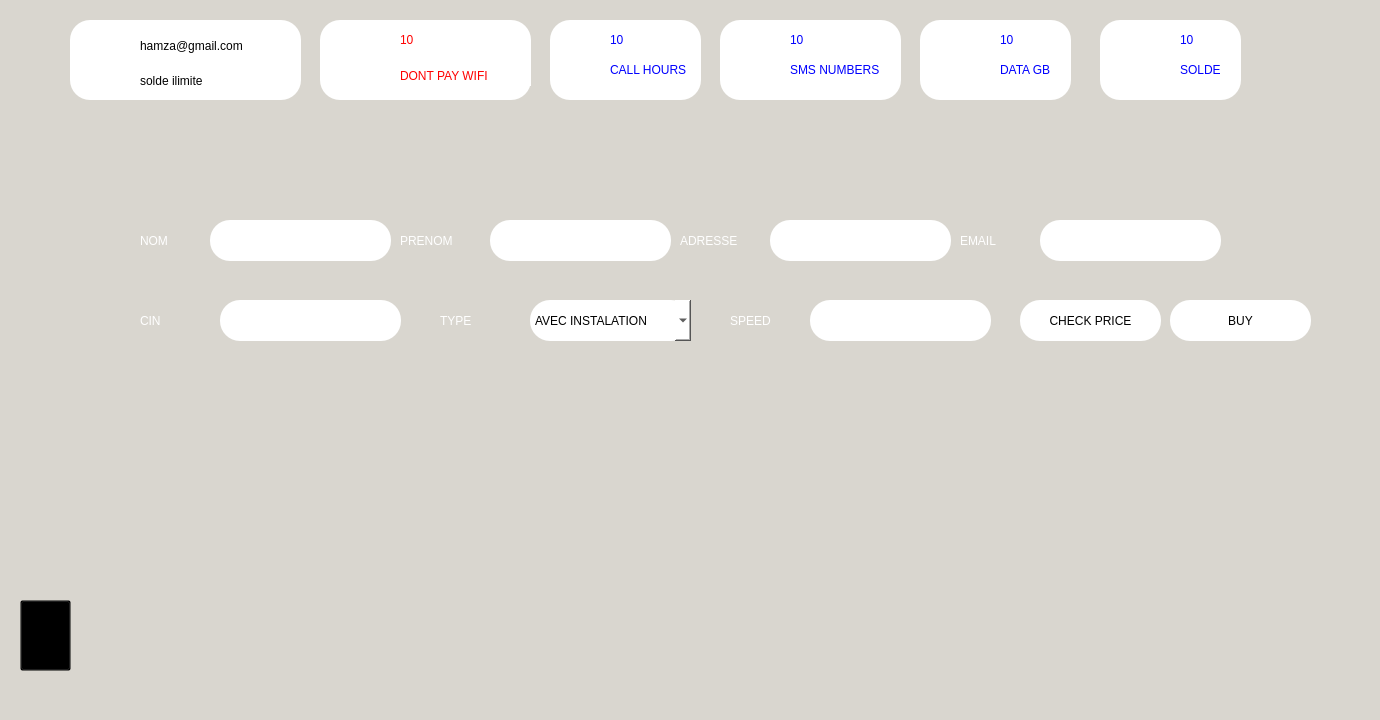
<?xml version="1.0" encoding="UTF-8"?>
<ui version="4.0">
 <class>MainWindow</class>
 <widget class="QMainWindow" name="MainWindow">
  <property name="geometry">
   <rect>
    <x>0</x>
    <y>0</y>
    <width>1380</width>
    <height>720</height>
   </rect>
  </property>
  <property name="minimumSize">
   <size>
    <width>1380</width>
    <height>720</height>
   </size>
  </property>
  <property name="maximumSize">
   <size>
    <width>1380</width>
    <height>720</height>
   </size>
  </property>
  <property name="windowTitle">
   <string>login</string>
  </property>
  <property name="styleSheet">
   <string notr="true">background-color:rgb(217, 214, 207);</string>
  </property>
  <widget class="QWidget" name="centralwidget">
   <widget class="QPlainTextEdit" name="plainTextEdit">
    <property name="geometry">
     <rect>
      <x>210</x>
      <y>220</y>
      <width>181</width>
      <height>41</height>
     </rect>
    </property>
    <property name="styleSheet">
     <string notr="true">background:white;
border-radius: 20px;
font: 63 12pt &quot;Josefin Sans SemiBold&quot;;

</string>
    </property>
    <property name="plainText">
     <string/>
    </property>
   </widget>
   <widget class="QLabel" name="label_6">
    <property name="geometry">
     <rect>
      <x>960</x>
      <y>220</y>
      <width>71</width>
      <height>41</height>
     </rect>
    </property>
    <property name="styleSheet">
     <string notr="true">font: 63 12pt &quot;Josefin Sans SemiBold&quot;;
color:white
</string>
    </property>
    <property name="text">
     <string>EMAIL</string>
    </property>
   </widget>
   <widget class="QPlainTextEdit" name="plainTextEdit_2">
    <property name="geometry">
     <rect>
      <x>490</x>
      <y>220</y>
      <width>181</width>
      <height>41</height>
     </rect>
    </property>
    <property name="styleSheet">
     <string notr="true">background:white;
border-radius: 20px;
font: 63 12pt &quot;Josefin Sans SemiBold&quot;;

</string>
    </property>
    <property name="plainText">
     <string/>
    </property>
   </widget>
   <widget class="QLabel" name="label_4">
    <property name="geometry">
     <rect>
      <x>400</x>
      <y>220</y>
      <width>81</width>
      <height>41</height>
     </rect>
    </property>
    <property name="styleSheet">
     <string notr="true">font: 63 12pt &quot;Josefin Sans SemiBold&quot;;
color:white
</string>
    </property>
    <property name="text">
     <string>PRENOM</string>
    </property>
   </widget>
   <widget class="QPlainTextEdit" name="plainTextEdit_3">
    <property name="geometry">
     <rect>
      <x>770</x>
      <y>220</y>
      <width>181</width>
      <height>41</height>
     </rect>
    </property>
    <property name="styleSheet">
     <string notr="true">background:white;
border-radius: 20px;
font: 63 12pt &quot;Josefin Sans SemiBold&quot;;

</string>
    </property>
    <property name="plainText">
     <string/>
    </property>
   </widget>
   <widget class="QPlainTextEdit" name="plainTextEdit_4">
    <property name="geometry">
     <rect>
      <x>1040</x>
      <y>220</y>
      <width>181</width>
      <height>41</height>
     </rect>
    </property>
    <property name="styleSheet">
     <string notr="true">background:white;
border-radius: 20px;
font: 63 12pt &quot;Josefin Sans SemiBold&quot;;

</string>
    </property>
    <property name="readOnly">
     <bool>true</bool>
    </property>
    <property name="plainText">
     <string/>
    </property>
   </widget>
   <widget class="QLabel" name="label_14">
    <property name="geometry">
     <rect>
      <x>680</x>
      <y>220</y>
      <width>81</width>
      <height>41</height>
     </rect>
    </property>
    <property name="styleSheet">
     <string notr="true">font: 63 12pt &quot;Josefin Sans SemiBold&quot;;
color:white
</string>
    </property>
    <property name="text">
     <string>ADRESSE</string>
    </property>
   </widget>
   <widget class="QLabel" name="label_3">
    <property name="geometry">
     <rect>
      <x>140</x>
      <y>220</y>
      <width>51</width>
      <height>41</height>
     </rect>
    </property>
    <property name="styleSheet">
     <string notr="true">font: 63 12pt &quot;Josefin Sans SemiBold&quot;;
color:white
</string>
    </property>
    <property name="text">
     <string>NOM</string>
    </property>
   </widget>
   <widget class="QPushButton" name="pushButton_12">
    <property name="geometry">
     <rect>
      <x>1170</x>
      <y>300</y>
      <width>141</width>
      <height>41</height>
     </rect>
    </property>
    <property name="cursor">
     <cursorShape>PointingHandCursor</cursorShape>
    </property>
    <property name="styleSheet">
     <string notr="true">background:white;
border-radius: 20px;
font: 63 10pt &quot;Josefin Sans SemiBold&quot;;

</string>
    </property>
    <property name="text">
     <string>BUY</string>
    </property>
   </widget>
   <widget class="QPlainTextEdit" name="plainTextEdit_5">
    <property name="geometry">
     <rect>
      <x>220</x>
      <y>300</y>
      <width>181</width>
      <height>41</height>
     </rect>
    </property>
    <property name="styleSheet">
     <string notr="true">background:white;
border-radius: 20px;
font: 63 12pt &quot;Josefin Sans SemiBold&quot;;

</string>
    </property>
    <property name="readOnly">
     <bool>true</bool>
    </property>
    <property name="plainText">
     <string/>
    </property>
   </widget>
   <widget class="QLabel" name="label_7">
    <property name="geometry">
     <rect>
      <x>140</x>
      <y>300</y>
      <width>71</width>
      <height>41</height>
     </rect>
    </property>
    <property name="styleSheet">
     <string notr="true">font: 63 12pt &quot;Josefin Sans SemiBold&quot;;
color:white
</string>
    </property>
    <property name="text">
     <string>CIN</string>
    </property>
   </widget>
   <widget class="QLabel" name="label_15">
    <property name="geometry">
     <rect>
      <x>440</x>
      <y>300</y>
      <width>41</width>
      <height>41</height>
     </rect>
    </property>
    <property name="styleSheet">
     <string notr="true">font: 63 12pt &quot;Josefin Sans SemiBold&quot;;
color:white
</string>
    </property>
    <property name="text">
     <string>TYPE</string>
    </property>
   </widget>
   <widget class="QComboBox" name="comboBox">
    <property name="geometry">
     <rect>
      <x>530</x>
      <y>300</y>
      <width>161</width>
      <height>41</height>
     </rect>
    </property>
    <property name="styleSheet">
     <string notr="true">background:white;
border-radius:20px;
font: 63 10pt &quot;Josefin Sans SemiBold&quot;;</string>
    </property>
    <item>
     <property name="text">
      <string>AVEC INSTALATION</string>
     </property>
    </item>
    <item>
     <property name="text">
      <string>SANS INSTALLATION</string>
     </property>
    </item>
   </widget>
   <widget class="QLabel" name="label_16">
    <property name="geometry">
     <rect>
      <x>730</x>
      <y>300</y>
      <width>61</width>
      <height>41</height>
     </rect>
    </property>
    <property name="styleSheet">
     <string notr="true">font: 63 12pt &quot;Josefin Sans SemiBold&quot;;
color:white
</string>
    </property>
    <property name="text">
     <string>SPEED</string>
    </property>
   </widget>
   <widget class="QPlainTextEdit" name="plainTextEdit_6">
    <property name="geometry">
     <rect>
      <x>810</x>
      <y>300</y>
      <width>181</width>
      <height>41</height>
     </rect>
    </property>
    <property name="styleSheet">
     <string notr="true">background:white;
border-radius: 20px;
font: 63 12pt &quot;Josefin Sans SemiBold&quot;;

</string>
    </property>
    <property name="plainText">
     <string/>
    </property>
   </widget>
   <widget class="QLabel" name="label_17">
    <property name="geometry">
     <rect>
      <x>140</x>
      <y>360</y>
      <width>1191</width>
      <height>41</height>
     </rect>
    </property>
    <property name="styleSheet">
     <string notr="true">font: 63 20pt &quot;Josefin Sans SemiBold&quot;;
color:GREEN
</string>
    </property>
    <property name="text">
     <string/>
    </property>
   </widget>
   <widget class="QPushButton" name="pushButton_13">
    <property name="geometry">
     <rect>
      <x>1020</x>
      <y>300</y>
      <width>141</width>
      <height>41</height>
     </rect>
    </property>
    <property name="cursor">
     <cursorShape>PointingHandCursor</cursorShape>
    </property>
    <property name="styleSheet">
     <string notr="true">background:white;
border-radius: 20px;
font: 63 10pt &quot;Josefin Sans SemiBold&quot;;

</string>
    </property>
    <property name="text">
     <string>CHECK PRICE</string>
    </property>
   </widget>
   <widget class="QPushButton" name="pushButton_6">
    <property name="geometry">
     <rect>
      <x>20</x>
      <y>600</y>
      <width>51</width>
      <height>71</height>
     </rect>
    </property>
    <property name="cursor">
     <cursorShape>PointingHandCursor</cursorShape>
    </property>
    <property name="styleSheet">
     <string notr="true">image: url(:/newPrefix/56805.png);
background:transparent</string>
    </property>
    <property name="text">
     <string/>
    </property>
   </widget>
   <widget class="QFrame" name="frame_15">
    <property name="geometry">
     <rect>
      <x>550</x>
      <y>20</y>
      <width>151</width>
      <height>80</height>
     </rect>
    </property>
    <property name="styleSheet">
     <string notr="true">border-radius: 20px;
background: white;
box-shadow:  20px 20px 39px #bebebe,
             -20px -20px 39px #ffffff;</string>
    </property>
    <property name="frameShape">
     <enum>QFrame::StyledPanel</enum>
    </property>
    <property name="frameShadow">
     <enum>QFrame::Raised</enum>
    </property>
    <widget class="QLabel" name="label_59">
     <property name="geometry">
      <rect>
       <x>60</x>
       <y>40</y>
       <width>171</width>
       <height>20</height>
      </rect>
     </property>
     <property name="styleSheet">
      <string notr="true">font: 75 8pt &quot;Josefin Sans SemiBold&quot;;
color:BLUE

</string>
     </property>
     <property name="text">
      <string>CALL HOURS</string>
     </property>
    </widget>
    <widget class="QLabel" name="label_51">
     <property name="geometry">
      <rect>
       <x>60</x>
       <y>10</y>
       <width>71</width>
       <height>20</height>
      </rect>
     </property>
     <property name="styleSheet">
      <string notr="true">font: 75 8pt &quot;Josefin Sans SemiBold&quot;;
color:BLUE
</string>
     </property>
     <property name="text">
      <string>10</string>
     </property>
    </widget>
    <widget class="QLabel" name="label_56">
     <property name="geometry">
      <rect>
       <x>10</x>
       <y>10</y>
       <width>41</width>
       <height>51</height>
      </rect>
     </property>
     <property name="styleSheet">
      <string notr="true">image: url(:/newPrefix/office-phone-icon--25.png);</string>
     </property>
     <property name="text">
      <string/>
     </property>
    </widget>
   </widget>
   <widget class="QFrame" name="frame_4">
    <property name="geometry">
     <rect>
      <x>320</x>
      <y>20</y>
      <width>211</width>
      <height>80</height>
     </rect>
    </property>
    <property name="styleSheet">
     <string notr="true">border-radius: 20px;
background: white;
box-shadow:  20px 20px 39px #bebebe,
             -20px -20px 39px #ffffff;</string>
    </property>
    <property name="frameShape">
     <enum>QFrame::StyledPanel</enum>
    </property>
    <property name="frameShadow">
     <enum>QFrame::Raised</enum>
    </property>
    <widget class="QLabel" name="label_50">
     <property name="geometry">
      <rect>
       <x>80</x>
       <y>10</y>
       <width>91</width>
       <height>20</height>
      </rect>
     </property>
     <property name="styleSheet">
      <string notr="true">font: 75 8pt &quot;Josefin Sans SemiBold&quot;;
color:red
</string>
     </property>
     <property name="text">
      <string>10</string>
     </property>
    </widget>
    <widget class="QLabel" name="label_61">
     <property name="geometry">
      <rect>
       <x>80</x>
       <y>46</y>
       <width>171</width>
       <height>20</height>
      </rect>
     </property>
     <property name="styleSheet">
      <string notr="true">font: 75 8pt &quot;Josefin Sans SemiBold&quot;;
color:red
</string>
     </property>
     <property name="text">
      <string>DONT PAY WIFI</string>
     </property>
    </widget>
    <widget class="QLabel" name="label_55">
     <property name="geometry">
      <rect>
       <x>10</x>
       <y>0</y>
       <width>61</width>
       <height>71</height>
      </rect>
     </property>
     <property name="styleSheet">
      <string notr="true">image: url(:/newPrefix/cash-payment-icon-5.png);</string>
     </property>
     <property name="text">
      <string/>
     </property>
    </widget>
   </widget>
   <widget class="QFrame" name="frame_18">
    <property name="geometry">
     <rect>
      <x>1100</x>
      <y>20</y>
      <width>141</width>
      <height>80</height>
     </rect>
    </property>
    <property name="styleSheet">
     <string notr="true">border-radius: 20px;
background: white;
box-shadow:  20px 20px 39px #bebebe,
             -20px -20px 39px #ffffff;</string>
    </property>
    <property name="frameShape">
     <enum>QFrame::StyledPanel</enum>
    </property>
    <property name="frameShadow">
     <enum>QFrame::Raised</enum>
    </property>
    <widget class="QLabel" name="label_60">
     <property name="geometry">
      <rect>
       <x>80</x>
       <y>40</y>
       <width>171</width>
       <height>20</height>
      </rect>
     </property>
     <property name="styleSheet">
      <string notr="true">font: 75 8pt &quot;Josefin Sans SemiBold&quot;;
color:BLUE

</string>
     </property>
     <property name="text">
      <string>SOLDE</string>
     </property>
    </widget>
    <widget class="QLabel" name="label_49">
     <property name="geometry">
      <rect>
       <x>80</x>
       <y>10</y>
       <width>41</width>
       <height>20</height>
      </rect>
     </property>
     <property name="styleSheet">
      <string notr="true">font: 75 8pt &quot;Josefin Sans SemiBold&quot;;
color:BLUE
</string>
     </property>
     <property name="text">
      <string>10</string>
     </property>
    </widget>
    <widget class="QLabel" name="label_46">
     <property name="geometry">
      <rect>
       <x>20</x>
       <y>10</y>
       <width>41</width>
       <height>51</height>
      </rect>
     </property>
     <property name="styleSheet">
      <string notr="true">image: url(:/newPrefix/493-4930874_bill-png-vector-money-logo-png.png);</string>
     </property>
     <property name="text">
      <string/>
     </property>
    </widget>
   </widget>
   <widget class="QFrame" name="frame_16">
    <property name="geometry">
     <rect>
      <x>720</x>
      <y>20</y>
      <width>181</width>
      <height>80</height>
     </rect>
    </property>
    <property name="styleSheet">
     <string notr="true">border-radius: 20px;
background: white;
box-shadow:  20px 20px 39px #bebebe,
             -20px -20px 39px #ffffff;</string>
    </property>
    <property name="frameShape">
     <enum>QFrame::StyledPanel</enum>
    </property>
    <property name="frameShadow">
     <enum>QFrame::Raised</enum>
    </property>
    <widget class="QLabel" name="label_52">
     <property name="geometry">
      <rect>
       <x>70</x>
       <y>40</y>
       <width>171</width>
       <height>20</height>
      </rect>
     </property>
     <property name="styleSheet">
      <string notr="true">font: 75 8pt &quot;Josefin Sans SemiBold&quot;;
color:BLUE

</string>
     </property>
     <property name="text">
      <string>SMS NUMBERS</string>
     </property>
    </widget>
    <widget class="QLabel" name="label_28">
     <property name="geometry">
      <rect>
       <x>20</x>
       <y>10</y>
       <width>41</width>
       <height>51</height>
      </rect>
     </property>
     <property name="styleSheet">
      <string notr="true">image: url(:/newPrefix/156931.png);</string>
     </property>
     <property name="text">
      <string/>
     </property>
    </widget>
    <widget class="QLabel" name="label_53">
     <property name="geometry">
      <rect>
       <x>70</x>
       <y>10</y>
       <width>91</width>
       <height>20</height>
      </rect>
     </property>
     <property name="styleSheet">
      <string notr="true">font: 75 8pt &quot;Josefin Sans SemiBold&quot;;
color:BLUE
</string>
     </property>
     <property name="text">
      <string>10</string>
     </property>
    </widget>
   </widget>
   <widget class="QFrame" name="frame_5">
    <property name="geometry">
     <rect>
      <x>70</x>
      <y>20</y>
      <width>231</width>
      <height>80</height>
     </rect>
    </property>
    <property name="styleSheet">
     <string notr="true">border-radius: 20px;
background: white;
box-shadow:  20px 20px 39px #bebebe,
             -20px -20px 39px #ffffff;</string>
    </property>
    <property name="frameShape">
     <enum>QFrame::StyledPanel</enum>
    </property>
    <property name="frameShadow">
     <enum>QFrame::Raised</enum>
    </property>
    <widget class="QLabel" name="label_21">
     <property name="geometry">
      <rect>
       <x>70</x>
       <y>10</y>
       <width>151</width>
       <height>31</height>
      </rect>
     </property>
     <property name="styleSheet">
      <string notr="true">font: 75 12pt &quot;Josefin Sans SemiBold&quot;;
</string>
     </property>
     <property name="text">
      <string>hamza@gmail.com</string>
     </property>
    </widget>
    <widget class="QLabel" name="label_24">
     <property name="geometry">
      <rect>
       <x>70</x>
       <y>50</y>
       <width>141</width>
       <height>21</height>
      </rect>
     </property>
     <property name="styleSheet">
      <string notr="true">font: 75 8pt &quot;Josefin Sans SemiBold&quot;;
</string>
     </property>
     <property name="text">
      <string>solde ilimite</string>
     </property>
    </widget>
    <widget class="QPushButton" name="pushButton_5">
     <property name="geometry">
      <rect>
       <x>10</x>
       <y>10</y>
       <width>51</width>
       <height>51</height>
      </rect>
     </property>
     <property name="cursor">
      <cursorShape>PointingHandCursor</cursorShape>
     </property>
     <property name="styleSheet">
      <string notr="true">image: url(:/newPrefix/gamer.png);
background:transparent</string>
     </property>
     <property name="text">
      <string/>
     </property>
    </widget>
   </widget>
   <widget class="QFrame" name="frame_17">
    <property name="geometry">
     <rect>
      <x>920</x>
      <y>20</y>
      <width>151</width>
      <height>80</height>
     </rect>
    </property>
    <property name="styleSheet">
     <string notr="true">border-radius: 20px;
background: white;
box-shadow:  20px 20px 39px #bebebe,
             -20px -20px 39px #ffffff;</string>
    </property>
    <property name="frameShape">
     <enum>QFrame::StyledPanel</enum>
    </property>
    <property name="frameShadow">
     <enum>QFrame::Raised</enum>
    </property>
    <widget class="QLabel" name="label_57">
     <property name="geometry">
      <rect>
       <x>80</x>
       <y>10</y>
       <width>51</width>
       <height>20</height>
      </rect>
     </property>
     <property name="styleSheet">
      <string notr="true">font: 75 8pt &quot;Josefin Sans SemiBold&quot;;
color:BLUE
</string>
     </property>
     <property name="text">
      <string>10</string>
     </property>
    </widget>
    <widget class="QLabel" name="label_54">
     <property name="geometry">
      <rect>
       <x>80</x>
       <y>40</y>
       <width>81</width>
       <height>20</height>
      </rect>
     </property>
     <property name="styleSheet">
      <string notr="true">font: 75 8pt &quot;Josefin Sans SemiBold&quot;;
color:BLUE

</string>
     </property>
     <property name="text">
      <string>DATA GB</string>
     </property>
    </widget>
    <widget class="QLabel" name="label_58">
     <property name="geometry">
      <rect>
       <x>30</x>
       <y>10</y>
       <width>41</width>
       <height>51</height>
      </rect>
     </property>
     <property name="styleSheet">
      <string notr="true">image: url(:/newPrefix/931898-200.png);</string>
     </property>
     <property name="text">
      <string/>
     </property>
    </widget>
   </widget>
  </widget>
  <widget class="QStatusBar" name="statusbar"/>
 </widget>
 <resources>
  <include location="total.qrc"/>
 </resources>
 <connections/>
</ui>
